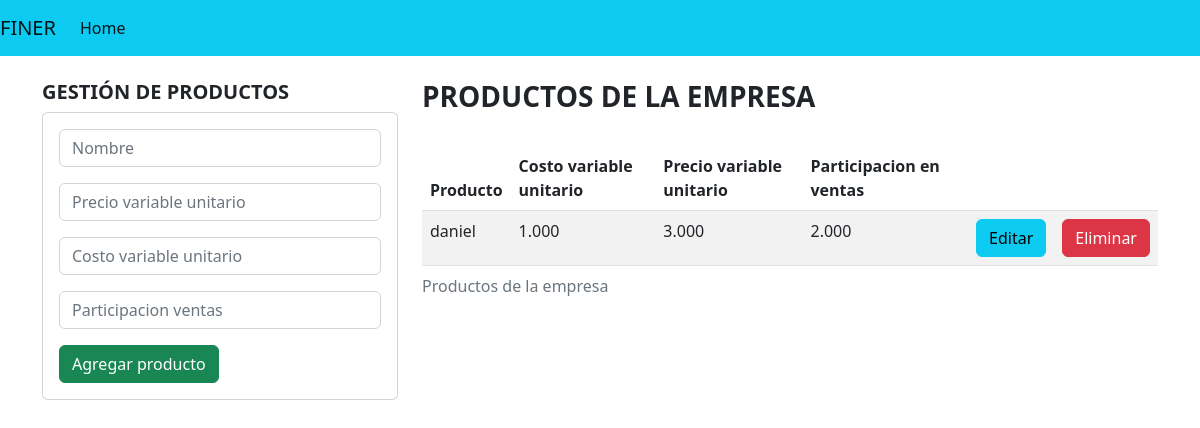
The app's page /productos/, older data.
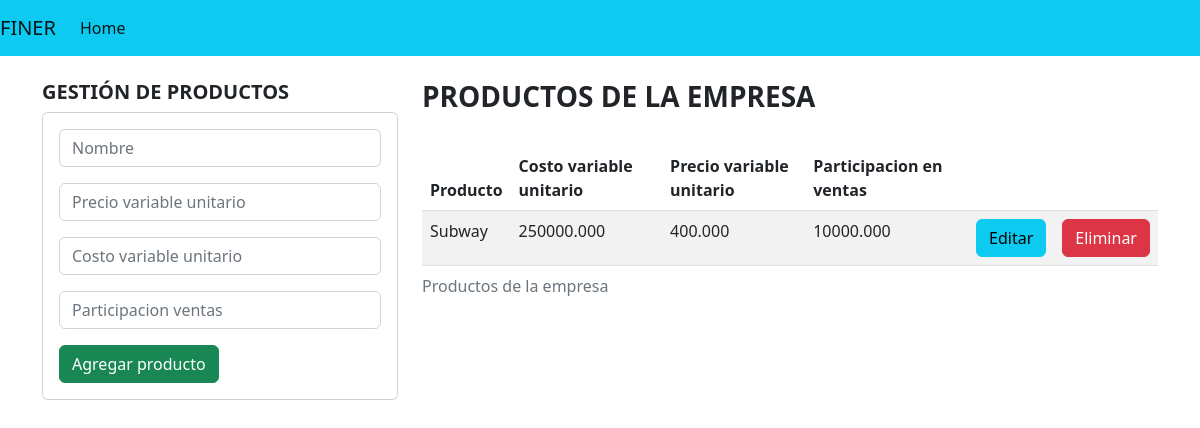
The same page, newer data.
### FinerApp/models.py (models this page shows)
class Producto(models.Model):
   empresa_id = models.ForeignKey(Empresa, on_delete=models.CASCADE) #Llave foranea
   nombre = models.CharField(max_length=30)
   c_v_u = models.DecimalField(max_digits=10,decimal_places=3)  # Esto se puede calcular con base en el costo de los conceptos asociados
   p_v_u = models.DecimalField(max_digits=10,decimal_places=3)
   participacion_ventas = models.DecimalField(max_digits=10,decimal_places=3)
   margen_contribucion = models.DecimalField(max_digits=10,decimal_places=3,default=0)

### FinerApp/views.py (the view, shortened to what this page needs)
# urls.py: path('productos/', views.gestion_producto, name= 'gestion_producto'),
def gestion_producto(request,empresa_id=2):
   productos = Producto.objects.filter(empresa_id=empresa_id)
   form = FormProducto()
   return render(request, "gestion_producto.html", {"productos": productos,'form':form,'tipoEmpresa':Empresa.objects.get(id=empresa_id).tipo_empresa})

### FinerApp/models.py
class FormProducto(forms.ModelForm):
   class Meta:
      model = Producto
      fields = [
         'nombre',
         'c_v_u',
         'p_v_u',
         'participacion_ventas',
      ]
      labels = {
         'nombre': 'Nombre',
         'c_v_u': 'Costo variable unitario',
         'p_v_u': 'Precio variable unitario',
         'participacion_ventas':'Participacion ventas'
      }
      widgets = {
         'nombre':forms.TextInput(attrs={'class':'form-control','placeholder':labels['nombre']}),
         'c_v_u':forms.TextInput(attrs={'class':'form-control','placeholder':labels['c_v_u']}),
         'p_v_u': forms.TextInput(attrs={'class':'form-control','placeholder':labels['p_v_u']}),
         'participacion_ventas': forms.TextInput(attrs={'class':'form-control','placeholder':labels['participacion_ventas']}),
      }

### FinerApp/templates/gestion_producto.html (shortened to what this page needs)
{% extends "base.html" %}
{% block contenido %}
<div class = "row">
   <div class = "col-sm-12 col-md-6 col-lg-4 col-xl-4 ">
   <h5><strong>GESTIÓN DE PRODUCTOS</strong></h5>
      <div class ="card">
         <div class= "card-body">
            <form action="" method = "POST">
               <div class = "form-group mb-3">
                  {{form.nombre}}
               </div>
               <div class = "form-group mb-3">
                  {{form.p_v_u}}
               </div>
               <div class = "form-group mb-3">
                  {% if tipoEmpresa == 'comerciante' %}
                  {{form.c_v_u}}
                  {% else %}
                  Costo variable unitario
                  {% endif %}
               </div>
               <div class="form-group mb-3">
                  {{form.participacion_ventas}}
               </div>
               <div class = "form-group">
                  <button type= "submit" class= "btn btn-success btn-block text-white">Agregar producto</button>
               </div>
            </form>
         </div>
      </div>
   </div>
   <div class = "col-sm-12 col-md-6 col-lg-8 col-xl-8 ">
      <h3><strong>PRODUCTOS DE LA EMPRESA</strong></h3>
      <div class = "table-responsive py-2 ">
         <table class = "table table-striped" >
            <caption> Productos de la empresa</caption>
            <thead>
               <th>Producto</th>
               <th>Costo variable unitario</th>
               <th>Precio variable unitario</th>
               <th>Participacion en ventas</th>
               <th colspan = "2"></th>
            </thead>
            <tbody>
               <ul>
                  {% for p in productos %}
                  <tr>
                  <td>{{p.nombre}}</td>
                  <td>{{p.p_v_u}}</td>
                  <td>{{p.c_v_u}}</td>
                  <td>{{p.participacion_ventas}}</td>
                  <td><a href = "{% url 'editar_producto' p.id %}" class= "btn btn-info">Editar</a></td>
                  <td><a href = "{% url 'eliminar_producto' p.id %}" class= "btn btn-danger">Eliminar</a></td>
                  </tr>
                  {% endfor%}
               </ul>
            </tbody>
         </table>
      </div>
   </div>
</div>
{% endblock %}

### FinerApp/templates/base.html (shortened to what this page needs)
{% load static %}
<!doctype html>
<html lang="en">
<head>
  <link rel="stylesheet" href="{% static "/css/bootstrap.min.css" %}">
</head>
<body>
  <nav class="navbar navbar-expand-lg navbar-light bg-info  ">
    <a class="navbar-brand" href="#">  FINER  </a>
    <div class="collapse navbar-collapse" id="navbarNavAltMarkup">
      <div class="navbar-nav">
        <a class="nav-link active" href="{% url 'home' %}">Home </a>
      </div>
    </div>
  </nav>
  <div class= "container py-4">
      <div class="row">
         <div class= col-12>
            {% block contenido%}  {% endblock%}
         </div>
      </div>
   </div>
</body>
</html>

Row changes from the older to the newer data that the page shows:
removed Producto: nombre "daniel", p_v_u "1.000", c_v_u "3.000", participacion_ventas "2.000"
added Producto: nombre "Subway", p_v_u "250000.000", c_v_u "400.000", participacion_ventas "10000.000"
